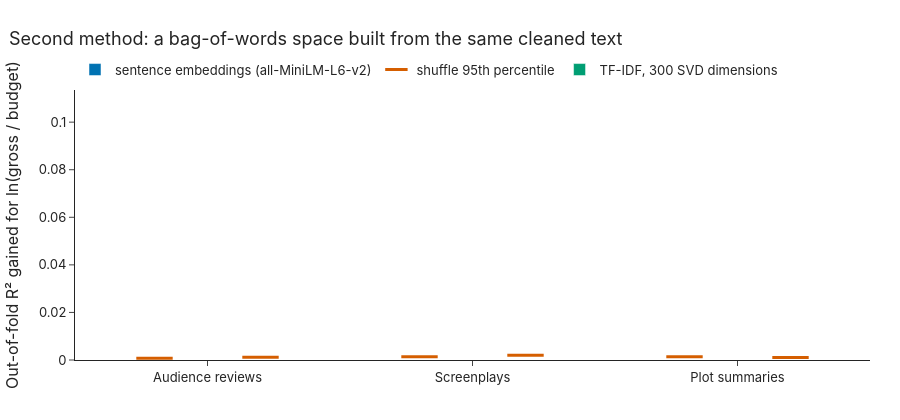

Write notebook code for a chart like this one.
### Markdown cell above
## 4. Checks: a second method, later films, and the rating

- **TF-IDF** is a different representation of the same cleaned text: word counts weighted by rarity, reduced to
  300 dimensions. If it agrees, the result isn't a quirk of one model.
- **Time split**: fitted on the earliest 70% of films and scored on the rest, the only version that could have been
  used in advance (year squared is dropped here, because fitted on early years it extrapolates wildly).
- **Rating**: is the text more than "people liked it"? The IMDb rating joins the controls.
- **Raw vs clean text**: in the table in Section 3. Cleaning should not *create* signal; if raw text scores higher,
  the extra came from formatting, names or money talk.

### Code cell
R.fig_methods(r).show()
display(R.checks_table(r))
display(Markdown(say["checks"]))

### Figure 1 — Plotly figure (JSON) as saved in the notebook; plotly's stock layout.template omitted (floating-point values rounded to 4 significant figures)
{"data": [{"marker": {"color": "#0072B2"}, "name": "sentence embeddings (all-MiniLM-L6-v2)", "type": "bar", "x": ["Audience reviews", "Screenplays", "Plot summaries"], "y": [0.04658, 0.0034, 0.00731]}, {"marker": {"color": "#D55E00", "line": {"width": 3}, "size": 26, "symbol": "line-ew-open"}, "mode": "markers", "name": "shuffle 95th percentile", "offsetgroup": "embedding", "showlegend": true, "type": "scatter", "x": ["Audience reviews", "Screenplays", "Plot summaries"], "y": [0.00077, 0.00138, 0.00134]}, {"marker": {"color": "#009E73"}, "name": "TF-IDF, 300 SVD dimensions", "type": "bar", "x": ["Audience reviews", "Screenplays", "Plot summaries"], "y": [0.1078, 0.00974, 0.00393]}, {"marker": {"color": "#D55E00", "line": {"width": 3}, "size": 26, "symbol": "line-ew-open"}, "mode": "markers", "name": "shuffle 95th percentile", "offsetgroup": "tfidf", "showlegend": false, "type": "scatter", "x": ["Audience reviews", "Screenplays", "Plot summaries"], "y": [0.00113, 0.00195, 0.00107]}], "layout": {"barmode": "group", "font": {"family": "Inter, Helvetica, Arial, sans-serif", "size": 13}, "height": 420, "legend": {"orientation": "h", "x": 0, "y": 1.02, "yanchor": "bottom"}, "margin": {"b": 60, "l": 70, "r": 30, "t": 90}, "scattermode": "group", "title": {"text": "Second method: a bag-of-words space built from the same cleaned text", "x": 0.01, "xanchor": "left"}, "yaxis": {"title": {"text": "Out-of-fold R² gained for ln(gross / budget)"}}}}
